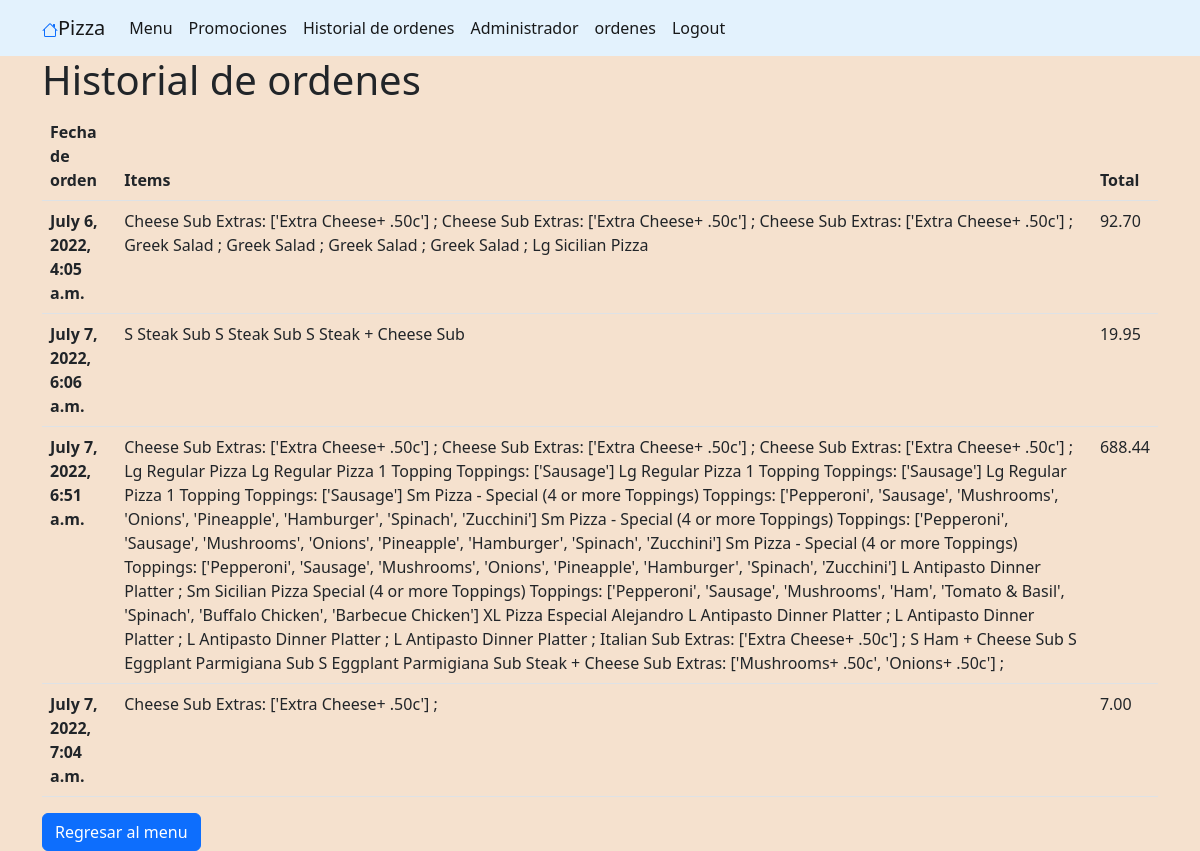
The app's page /profile (signed in) with its own data.
### orders/models.py (models this page shows, shortened)
class Order(models.Model):
    ref_code = models.CharField(max_length=15, blank=True)
    owner = models.ForeignKey(Profile, on_delete=models.SET_NULL, null=True)
    is_ordered = models.BooleanField(default=False)
    ordered_items = models.ManyToManyField(OrderItem)
    date_ordered = models.DateTimeField(auto_now=True)
    def get_cart_total(self):
        return sum([item.menu_item.price for item in self.ordered_items.all()]
        + [item.extras_cost for item in self.ordered_items.all()])

class OrderItem(models.Model):
    menu_item = models.ForeignKey(Menu_Item,on_delete=models.CASCADE,
                                    blank=True, null=True)
    is_ordered = models.BooleanField(default=False)
    date_added = models.DateTimeField(auto_now=True)
    date_ordered = models.DateTimeField(null=True)
    is_topping =models.BooleanField(default=False)
    num_extras = models.IntegerField( blank=True, default=0)
    extras = models.CharField(max_length=400,  blank=True, null=True)
    extras_cost = models.DecimalField(max_digits=4,decimal_places=2, default = 0.00)
    ptoppings = models.CharField(max_length=400,  blank=True, null=True)

class Menu_Item(models.Model):
    MENU_CATEGORIES = (
    ('Pizza', 'Pizza'),
    ('Pasta', 'Pasta'),
    ('Subs', 'Subs'),
    ('Salad', 'Salad'),
    ('Dinner_Platter', 'Dinner_Platter'),
    ('Topping', 'Topping'),
    ('Extra', 'Extra'),
    ('Dessert', 'Dessert'),
    ('Pastry', 'Pastry'),
    ('Main', 'Main'),
    ('Appetizer', 'Appetizer'),
    ('Side', 'Side'),
    ('Miscellaneous', 'Miscellaneous')
    )
    SIZE_CATEGORIES = (
    ('Sm', 'Small'),
    ('Md', 'Medium'),
    ('Lg', 'Large'),
    ('XL', 'Extra_Large')
    )
    category = models.CharField(max_length=36, null=True, blank=True,
                                choices=MENU_CATEGORIES,
                                help_text='Categoría del elemento del menú.')
    name = models.CharField(max_length=128,
                            help_text='Nombre del elemento del menú')
    price =  models.DecimalField(max_digits=4, null=True, blank=True,
                                decimal_places=2, default=0.00)
    sizes = models.CharField(max_length=4, null=True, blank=True,
                                choices=SIZE_CATEGORIES,
                                help_text='Ingrese el tamaños \
                                            del elemento del menú')
    toppings = models.CharField( max_length=400, blank=True, null=True,
                                help_text='Introducir ingredientes')
    num_toppings = models.CharField(max_length=10, blank=True, null=True)

### orders/views.py (the view)
# urls.py: path('profile', views.profile, name='profile'),
@login_required()
def profile(request):
    my_user_profile = Profile.objects.filter(user=request.user).first()
    my_orders = Order.objects.filter(is_ordered=True, owner=my_user_profile)
    context = { 'my_orders': my_orders, 'user': request.user}
    return render(request, "orders/profile.html", context)

### orders/templates/orders/profile.html (shortened to what this page needs)
{% extends 'orders/layout.html' %}
{% block template %}
<div class="col-12">
    <h1>Historial de ordenes</h1>
    <table class="table">
        <thead>
            <tr>
                <th scope="col">Fecha de orden</th>
                <th scope="col">Items</th>
                <th scope="col">Total</th>
            </tr>
        </thead>
        <tbody>
            {% for order in my_orders %}
            <tr>
                <th>{{ order.date_ordered }}</th>
                <td>
                    {% for item in order.ordered_items.all %}
                        {%if item.menu_item.category == "Pizza" and "Topping" in item.menu_item.name %}
                            {% if item.ptoppings != False %}
                                {{item.menu_item.sizes}}
                                {{ item.menu_item.name }}
                                Toppings: {{ item.ptoppings }}
                            {% endif %}
                        {% endif %}
                        {%if item.menu_item.category == "Pizza" and "Topping" not in item.menu_item.name %}
                            {{item.menu_item.sizes}}
                            {{ item.menu_item.name }}
                        {% endif %}
                        {% if item.menu_item.category == "Subs" and item.num_extras == 0 %}
                            {{item.menu_item.sizes}}
                            {{ item.menu_item.name }}
                        {% endif %}
                        {% if item.num_extras > 0 %}
                            {{ item.menu_item.name }}
                            Extras: {{ item.extras }} ;
                        {% endif %}
                        {% if item.menu_item.category != "Pizza" and item.menu_item.category != "Subs" %}
                            {% if item.menu_item.sizes%}
                            {{item.menu_item.sizes}}
                        {% endif %}
                        {{ item.menu_item.name }} ;
                        {% endif %}
                    {% endfor %}
                </td>
                <td>{{ order.get_cart_total }}</td>
            </tr>
            {% empty %}
            <tr>
                <td scope="col"></td>
                <td scope="col">No tienes ordenes</td>
                <td scope="col"></td>
            </tr>
            {% endfor %}
        </tbody>
    </table>
    <div class="col-12">
        <a class="btn btn-primary" href="{% url 'orders:index' %}"> {% if not order %} Regresar al menu {% else %} Menu  {% endif %}</a>
    </div>
</div>
{% endblock %}

### orders/templates/orders/layout.html (shortened to what this page needs)
<!DOCTYPE html>
<html lang="en">
<head>
    <link rel="stylesheet" href="/static/style/style.css">
    <link rel="stylesheet" href="https://cdn.jsdelivr.net/npm/bootstrap@5.2.0-beta1/dist/css/bootstrap.min.css">
    {% load static %}
</head>
<body id="body">
    <nav class="navbar navbar-expand-lg bg-light" style="background-color: #e3f2fd !important;">
        <div class="container">
            <a href="/">
            </a>
            <a class="navbar-brand" href="/">Pizza</a>
            <div class="collapse navbar-collapse" id="navbarSupportedContent">
                <ul class="navbar-nav me-auto mb-2 mb-lg-0">
                    {% if request.user.is_authenticated %}
                    <li class="nav-item">
                        <a class="nav-link active" aria-current="page" href="/" ><span>Menu</span></a>
                    </li>
                    <li class="nav-item">
                        <a class="nav-link active" aria-current="page" href="/notices"><span>Promociones</span></a>
                    </li>
                    <li class="nav-item">
                        <a class="nav-link active" aria-current="page" href="/profile"><span>Historial de ordenes</span></a>
                    </li>
                    {% if request.user.is_superuser %}
                    <li class="nav-item">
                        <a class="nav-link active" aria-current="page" href="/admin">Administrador</a>
                    </li>
                    <li class="nav-item">
                        <a class="nav-link active" aria-current="page" href="/allorders">ordenes</a>
                    </li>
                    {% endif %}
                    {%endif%}
                    {% if not request.user.is_authenticated %}
                    <li class="nav-item">
                        <a class="nav-link active" aria-current="page" href="/register">Registrate</a>
                    </li>
                    <li class="nav-item">
                        <a class="nav-link active" aria-current="page" href="/login">Iniciar Sesion</a>
                    </li>
                    {% else %}
                    <li class="nav-item">
                        <a class="nav-link active" aria-current="page" href="/logout">Logout</a>
                    </li>
                    {% endif %}
                </ul>
            </div>
        </div>
    </nav>
    <div class="container">
        {% block template %}{% endblock %}
    </div>
</body>
</html>

### orders/static/style/style.css (style rules this page uses)
#body { background-color: #f5e1ce !important; }

### records on screen
Order: date_ordered "July 6, 2022, 4:05 a.m.", get_cart_total "92.70"
OrderItem: menu_item.name "Cheese Sub", extras "['Extra Cheese+ .50c']"
OrderItem: menu_item.name "Cheese Sub", extras "['Extra Cheese+ .50c']"
OrderItem: menu_item.name "Cheese Sub", extras "['Extra Cheese+ .50c']"
OrderItem: menu_item.name "Greek Salad"
OrderItem: menu_item.name "Greek Salad"
OrderItem: menu_item.name "Greek Salad"
OrderItem: menu_item.name "Greek Salad"
OrderItem: menu_item.sizes "Lg", menu_item.name "Sicilian Pizza"
Order: date_ordered "July 7, 2022, 6:06 a.m.", get_cart_total "19.95"
OrderItem: menu_item.sizes "S", menu_item.name "Steak Sub"
OrderItem: menu_item.sizes "S", menu_item.name "Steak Sub"
OrderItem: menu_item.sizes "S", menu_item.name "Steak + Cheese Sub"
Order: date_ordered "July 7, 2022, 6:51 a.m.", get_cart_total "688.44"
OrderItem: menu_item.name "Cheese Sub", extras "['Extra Cheese+ .50c']"
OrderItem: menu_item.name "Cheese Sub", extras "['Extra Cheese+ .50c']"
OrderItem: menu_item.name "Cheese Sub", extras "['Extra Cheese+ .50c']"
OrderItem: menu_item.sizes "Lg", menu_item.name "Regular Pizza"
OrderItem: menu_item.sizes "Lg", menu_item.name "Regular Pizza 1 Topping", ptoppings "['Sausage']"
OrderItem: menu_item.sizes "Lg", menu_item.name "Regular Pizza 1 Topping", ptoppings "['Sausage']"
OrderItem: menu_item.sizes "Lg", menu_item.name "Regular Pizza 1 Topping", ptoppings "['Sausage']"
OrderItem: menu_item.sizes "Sm", menu_item.name "Pizza - Special (4 or more Toppings)", ptoppings "['Pepperoni', 'Sausage', 'Mushrooms', 'Onions', 'Pineapple', 'Hamburger', 'Spinach', 'Zucchini']"
OrderItem: menu_item.sizes "Sm", menu_item.name "Pizza - Special (4 or more Toppings)", ptoppings "['Pepperoni', 'Sausage', 'Mushrooms', 'Onions', 'Pineapple', 'Hamburger', 'Spinach', 'Zucchini']"
OrderItem: menu_item.sizes "Sm", menu_item.name "Pizza - Special (4 or more Toppings)", ptoppings "['Pepperoni', 'Sausage', 'Mushrooms', 'Onions', 'Pineapple', 'Hamburger', 'Spinach', 'Zucchini']"
OrderItem: menu_item.sizes "L", menu_item.name "Antipasto Dinner Platter"
OrderItem: menu_item.sizes "Sm", menu_item.name "Sicilian Pizza Special (4 or more Toppings)", ptoppings "['Pepperoni', 'Sausage', 'Mushrooms', 'Ham', 'Tomato & Basil', 'Spinach', 'Buffalo Chicken', 'Barbecue Chicken']"
OrderItem: menu_item.sizes "XL", menu_item.name "Pizza Especial Alejandro"
OrderItem: menu_item.sizes "L", menu_item.name "Antipasto Dinner Platter"
OrderItem: menu_item.sizes "L", menu_item.name "Antipasto Dinner Platter"
OrderItem: menu_item.sizes "L", menu_item.name "Antipasto Dinner Platter"
OrderItem: menu_item.sizes "L", menu_item.name "Antipasto Dinner Platter"
OrderItem: menu_item.name "Italian Sub", extras "['Extra Cheese+ .50c']"
OrderItem: menu_item.sizes "S", menu_item.name "Ham + Cheese Sub"
OrderItem: menu_item.sizes "S", menu_item.name "Eggplant Parmigiana Sub"
OrderItem: menu_item.sizes "S", menu_item.name "Eggplant Parmigiana Sub"
OrderItem: menu_item.name "Steak + Cheese Sub", extras "['Mushrooms+ .50c', 'Onions+ .50c']"
Order: date_ordered "July 7, 2022, 7:04 a.m.", get_cart_total "7.00"
OrderItem: menu_item.name "Cheese Sub", extras "['Extra Cheese+ .50c']"
